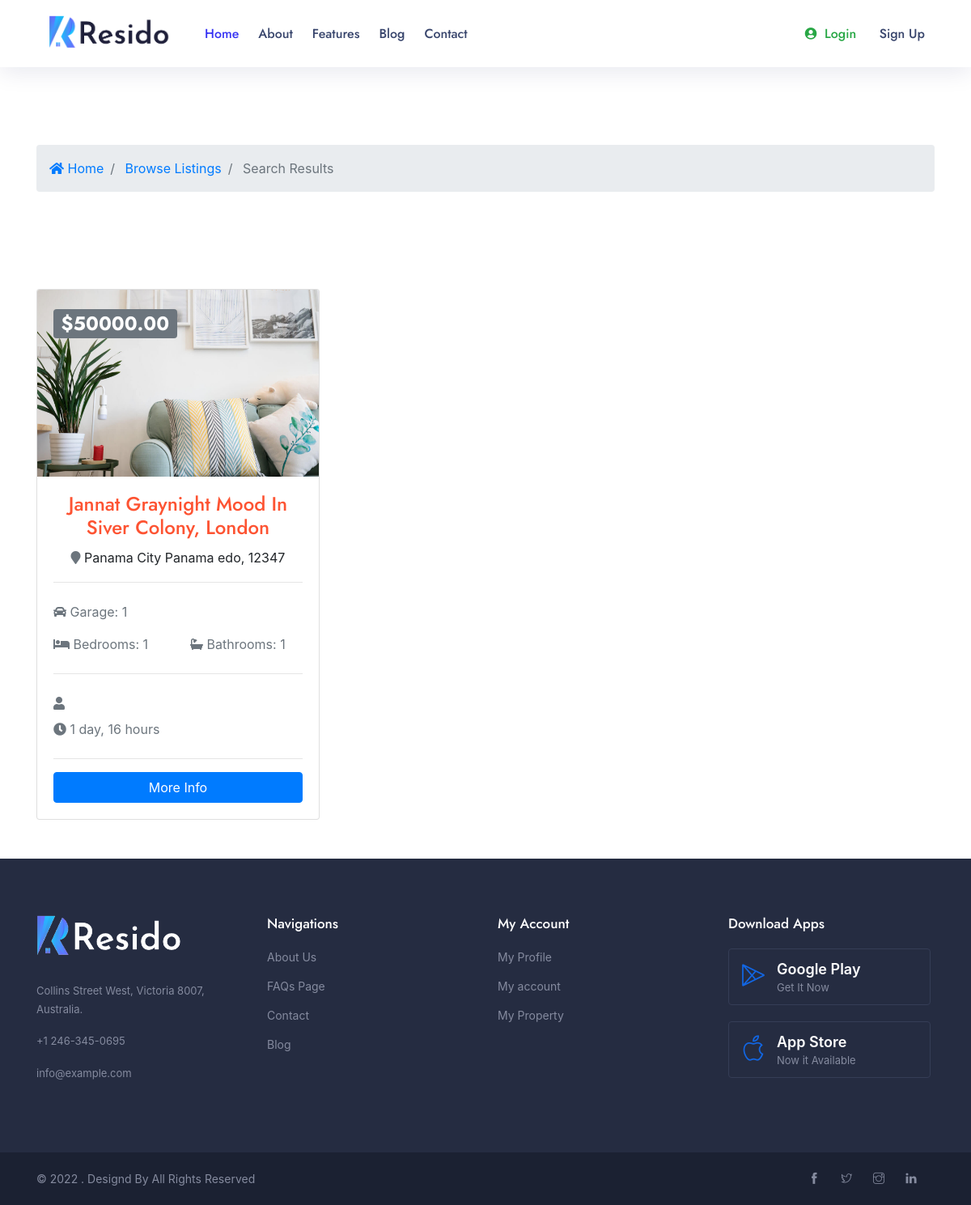
The app's page /search/ with its own data.
### real/models.py (models this page shows, shortened)
class Listing(models.Model):
    listing_user = models.ForeignKey(CustomUser, related_name='listing_user' ,on_delete=models.CASCADE)
    title = models.CharField(max_length=225)
    status = models.CharField(max_length=225)
    property_type = models.CharField(max_length=225)
    price = models.DecimalField(max_digits=10 ,decimal_places=2)
    area = models.CharField(max_length=225)
    bedrooms = models.CharField(max_length=225)
    bathrooms = models.CharField(max_length=225)
    address = models.CharField(max_length=225)
    city = models.CharField(max_length=100)
    state = models.CharField(max_length=100)
    zipcode = models.CharField(max_length=100)
    description = models.TextField()
    building_Age = models.CharField(max_length=225 ,blank=True, null=True)
    garage = models.CharField(default=0,max_length=225 ,blank=True, null=True)
    Rooms = models.CharField(max_length=225 ,blank=True, null=True)
    sqft = models.CharField(max_length=225)
    image = models.FileField(upload_to='images/photos')
    photo_1 = models.ImageField(upload_to='images/photos', blank=True, null=True)
    photo_2 = models.ImageField(upload_to='images/photos', blank=True, null=True)
    photo_3 = models.ImageField(upload_to='images/photos', blank=True, null=True)
    contact_name = models.CharField(max_length=100)
    contact_email = models.CharField(max_length=225)
    contact_phone = models.CharField(max_length=100, blank=True , null=True, unique=True)
    list_date = models.DateTimeField(default=datetime.now, blank=True)
    is_published = models.BooleanField(default=True)
    slug = models.SlugField(default='', null=True, blank=True)

### real/views.py (the view)
# urls.py: path('search/', search, name='search'),
def search(request):
    queryset_list = Listing.objects.order_by('-list_date')
    if 'address' in request.POST:
        address = request.POST['address']
        if address:
            queryset_list = queryset_list.filter(address__icontains=address)
    if 'city' in request.POST:
        city = request.POST['city']
        if city:
            queryset_list = queryset_list.filter(city__iexact=city)
    if 'state' in request.POST:
        state = request.POST['state']
        if state:
            queryset_list = queryset_list.filter(state__iexact=state)
    if 'bedrooms' in request.POST:
        bedrooms = request.POST['bedrooms']
        if bedrooms:
            queryset_list = queryset_list.filter(bedrooms__lte=bedrooms)
    if 'property_type' in request.POST:
        property_type = request.POST['property_type']
        if property_type:
            queryset_list = queryset_list.filter(property_type__lte=property_type)
    if 'price' in request.POST:
        price = request.POST['price']
        if price:
            queryset_list = queryset_list.filter(price__lte=price)
    context = {
        'listings': queryset_list,
    }
    return render(request, 'sarech.html', context)

### template/sarech.html
{%  extends 'include/base.html' %}
{%  load static %}
{%  block body %}
 <section id="bc" class="mt-3">
    <div class="container">
      <nav aria-label="breadcrumb">
        <ol class="breadcrumb">
          <li class="breadcrumb-item">
            <a href="{% url 'index:home' %}">
              <i class="fas fa-home"></i> Home</a>
          </li>
          <li class="breadcrumb-item">
            <a href="">Browse Listings</a>
          </li>
          <li class="breadcrumb-item active"> Search Results</li>
        </ol>
      </nav>
    </div>
  </section>
  <section id="listings" class="py-4">
    <div class="container">
      <div class="row">
          {% if listings %}
      {% for listing in listings %}
      <div class="col-md-6 col-lg-4 mb-4">
          <div class="card listing-preview">
            <img class="card-img-top" src="{{ listing.image.url }}" alt="">
            <div class="card-img-overlay">
              <h2>
                <span class="badge badge-secondary text-white">${{ listing.price }}</span>
              </h2>
            </div>
            <div class="card-body">
              <div class="listing-heading text-center">
                <h4 class="text-primary">{{ listing.title }}</h4>
                <p>
                  <i class="fas fa-map-marker text-secondary"></i> {{ listing.city }} {{ listing.state }}, {{ listing.zipcode}}</p>
              </div>
              <hr>
              <div class="row py-2 text-secondary">
                <div class="col-6">
                  <i class="fas fa-car"></i> Garage: {{ listing.garage }}</div>
              </div>
              <div class="row py-2 text-secondary">
                <div class="col-6">
                  <i class="fas fa-bed"></i> Bedrooms: {{ listing.bedrooms }}</div>
                <div class="col-6">
                  <i class="fas fa-bath"></i> Bathrooms: {{ listing.bathrooms }}</div>
              </div>
              <hr>
              <div class="row py-2 text-secondary">
                <div class="col-12">
                  <i class="fas fa-user"></i> {{ listing.user }}</div>
              </div>
              <div class="row text-secondary pb-2">
                <div class="col-6">
                  <i class="fas fa-clock"></i> {{ listing.list_date | timesince }}</div>
              </div>
              <hr>
              <a href="" class="btn btn-primary btn-block">More Info</a>
            </div>
          </div>
        </div>
      {% endfor %}
    {% else %}
      <div class="col-md-12">
        <p>No listings available</p>
      </div>
    {% endif %}
      </div>
    </div>
  </section>
  {%  endblock  %}

### records on screen
Listing: image (picture), price "50000.00", title "Jannat Graynight Mood In Siver Colony, London", city "Panama City", state "Panama edo", zipcode "12347", garage "1", bedrooms "1", bathrooms "1", list_date "1 day, 16 hours"
